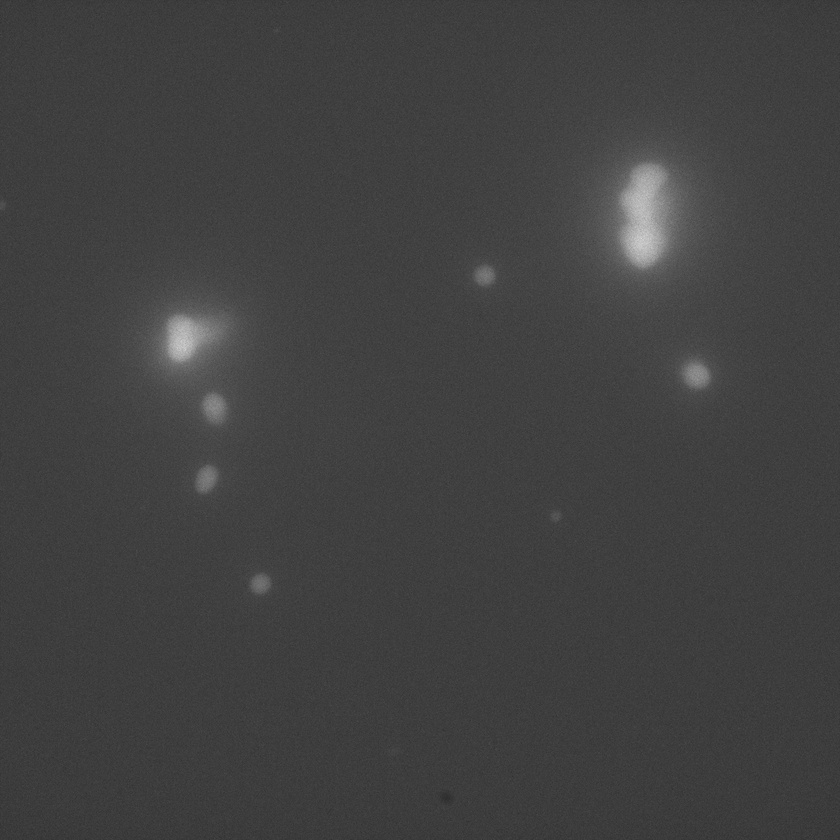
#> input picture recolor/green_before.jpg, 840 x 840 px, shrunk from 2048 x 2048 before the run
$ python colorcode.py
#> lines starting #> are read from the running program, lines starting #| are printed output that depends on the picture
from PIL import Image

def recolor(img, RGB):
    new_img = img
    fptr = str
    filter_color = (0, 0, 0)
    if RGB == 'G':
        filter_color = (0, 0.8, 0)
        fptr = 'green_after.jpg'
    elif RGB == 'B':
        filter_color = (0, 0, 1)
        fptr = 'blue_after.jpg'
    else:
        filter_color = (1, 0, 0)
        fptr = 'red_after.jpg'
    width, height = img.size
    for x in range(width):
        for y in range(height):
            pxl = img.getpixel((x, y))
            average_pixel_RGB = int((pxl[0] + pxl[1] + pxl[2]) / 3)
            new_img.putpixel((x, y), ((int(average_pixel_RGB * filter_color[0]),
                    int(average_pixel_RGB * filter_color[1]),
                    int(average_pixel_RGB * filter_color[2]))))
    new_img.show()
    new_img.save('recolor/' + fptr)
    return new_img


def merge(img1, img2):
    # assumes images  are same size
    new_img = img1
    # new_img.size = img1.size
    width, height = img1.size
    for x in range(width):
        for y in range(height):
            pxl1 = img1.getpixel((x, y))
            pxl2 = img2.getpixel((x, y))
            new_img.putpixel((x, y), (pxl1[0] + pxl2[0], pxl1[1] + pxl2[1], pxl1[2] + pxl2[2]))
    new_img.show()
    new_img.save('recolor/merged.jpg')


if __name__ == '__main__':
    img1 = Image.open('recolor/green_before.jpg').convert('RGB')
    img2 = Image.open('recolor/blue_before.jpg').convert('RGB')
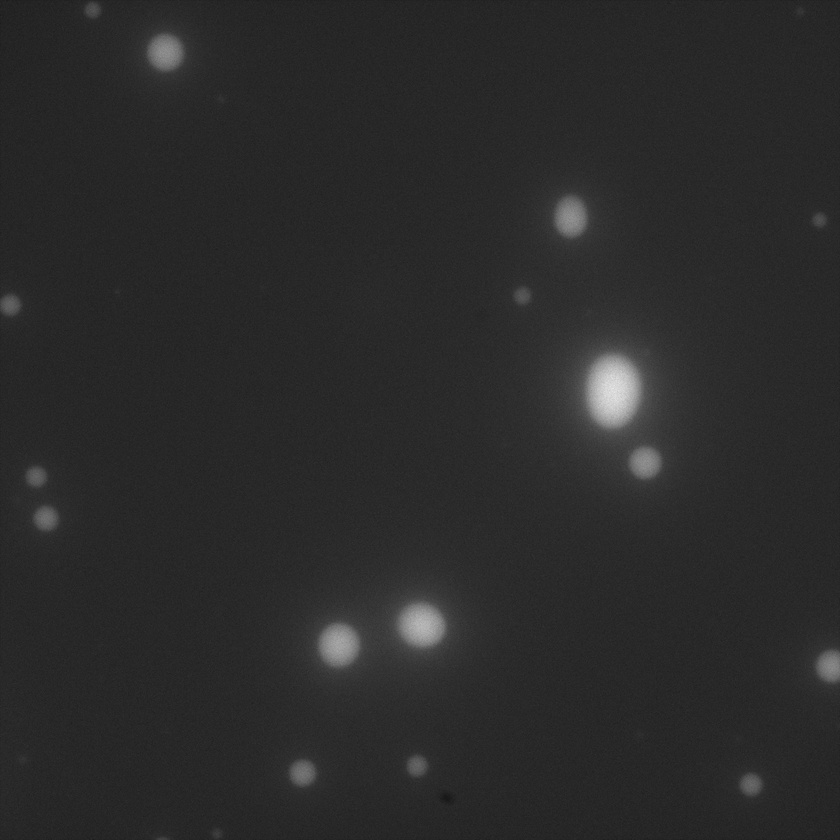
#> input picture recolor/blue_before.jpg, 840 x 840 px, shrunk from 2048 x 2048 before the run
    recolor_img1 = recolor(img1, 'G')
#> after the loop in recolor, `for x in range(width):`:
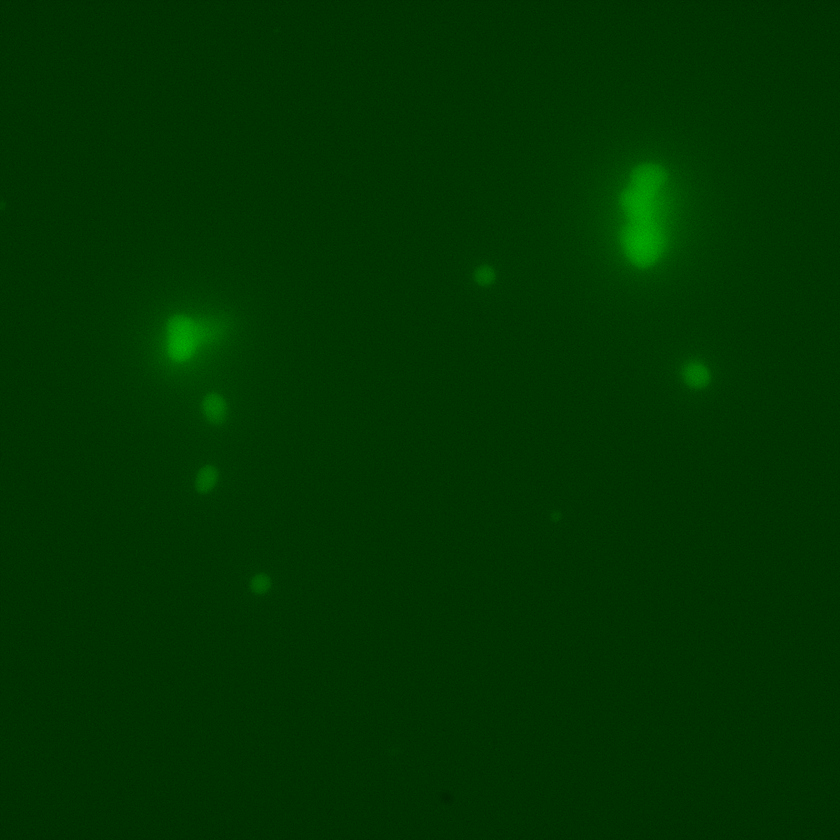
#> new_img: PIL image 840x840 RGB; mean R, G, B 0, 51.8, 0
    recolor_img2 = recolor(img2, 'B')
#> call 2 of recolor, with RGB = 'B'
#> after the loop in recolor (call 2), `for x in range(width):`:
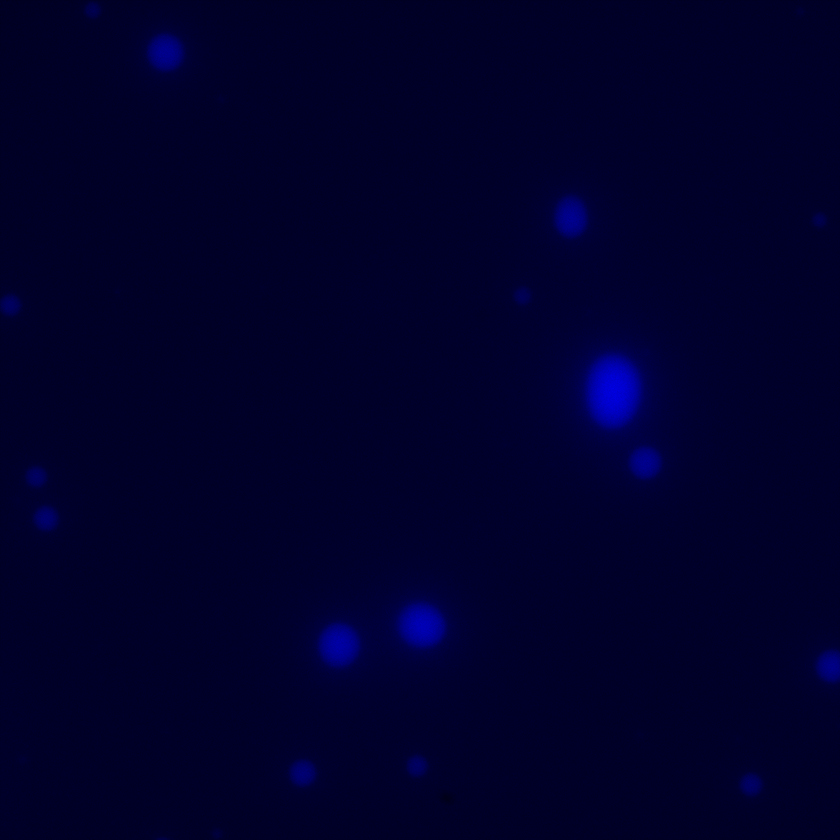
#> new_img: PIL image 840x840 RGB; mean R, G, B 0, 0, 43.2
    merge(recolor_img1, recolor_img2)
#> after the loop in merge, `for x in range(width):`:
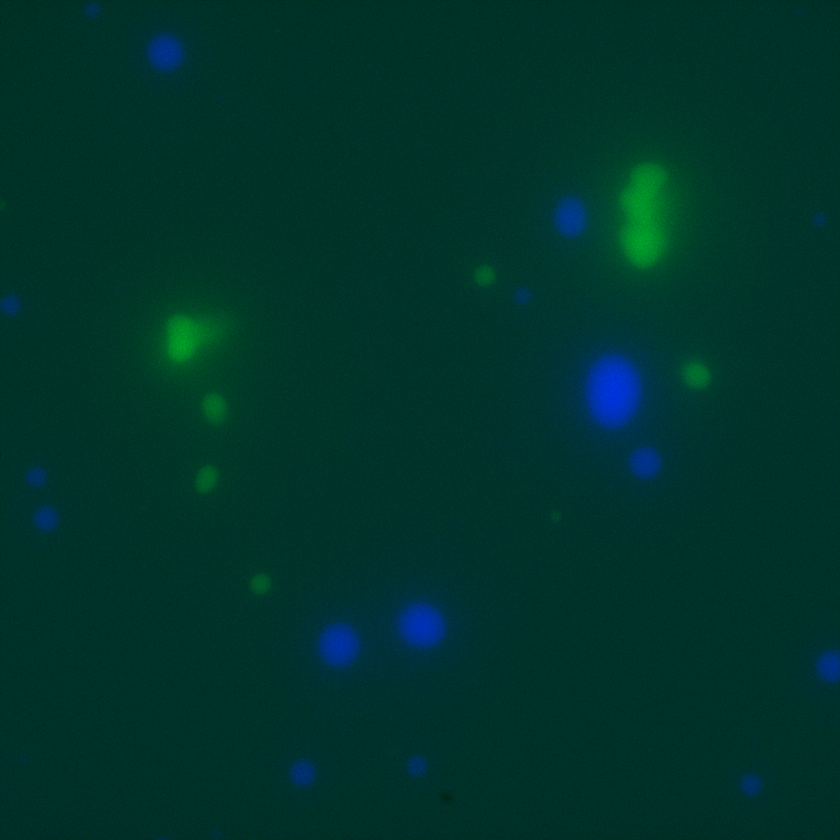
#> new_img: PIL image 840x840 RGB; mean R, G, B 0, 51.8, 43.2
